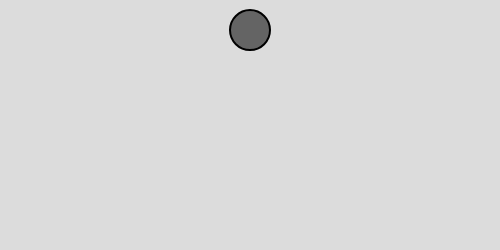
Frame 1 (no input)
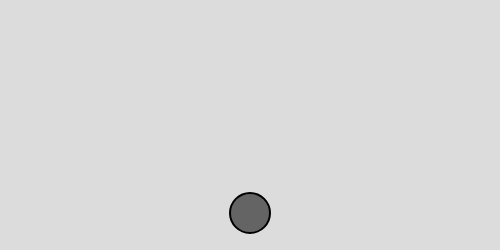
Frame 60 (no input)
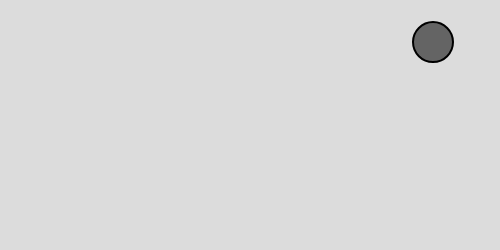
Frame 120 (the mouse pressed at the canvas centre since frame 60)

The p5.js sketch that drew these frames (run headless with seeded random() and noise() and a simulated clock; from frame 60 on, the mouse is pressed at the canvas centre):

// p5.js sketch
// ── sketch.js
let mover;
function setup() {
  createCanvas(500, 250);
  mover = new Mover();
}

function draw() {
  background(220);
  
  let wind = createVector(0.1, 0);
  let gravity = createVector(0, 0.1);
  
  
  if (mouseIsPressed)
    {
      mover.applyForce(wind);
    } 
  
  mover.applyForce(gravity);
  
  
  mover.update();
  mover.checkEdges();
  mover.show();
}
// ── mover.js
class Mover
{
  constructor()
  {
    this.position = createVector(width / 2, 30);
    this.velocity = createVector();
    this.acceleration = createVector();
    
    this.mass = 1;
  }
  
  applyForce(force)
  {
    let f = force.copy();
    f.div(this.mass);
    
    // let f = p5.Vector.div(force, this.mass)
    
    this.acceleration.add(f);
  }
  
  update()
  {
    this.velocity.add(this.acceleration);
    this.position.add(this.velocity);
    this.acceleration.mult(0);
  }
  
  show()
  {
    fill(100);
    strokeWeight(2);
    circle(this.position.x, this.position.y, 40);
  }
  
  checkEdges()
  {
    if (this.position.x > width)
      {
        this.position.x = width;
        this.velocity.x *= -1;
      }
    if (this.position.x < 0)
      {
        this.position.x = 0;
        this.velocity.x *= -1;
      }
    if (this.position.y > height)
      {
        this.position.y = height;
        this.velocity.y *= -1;
      }
  }
}
